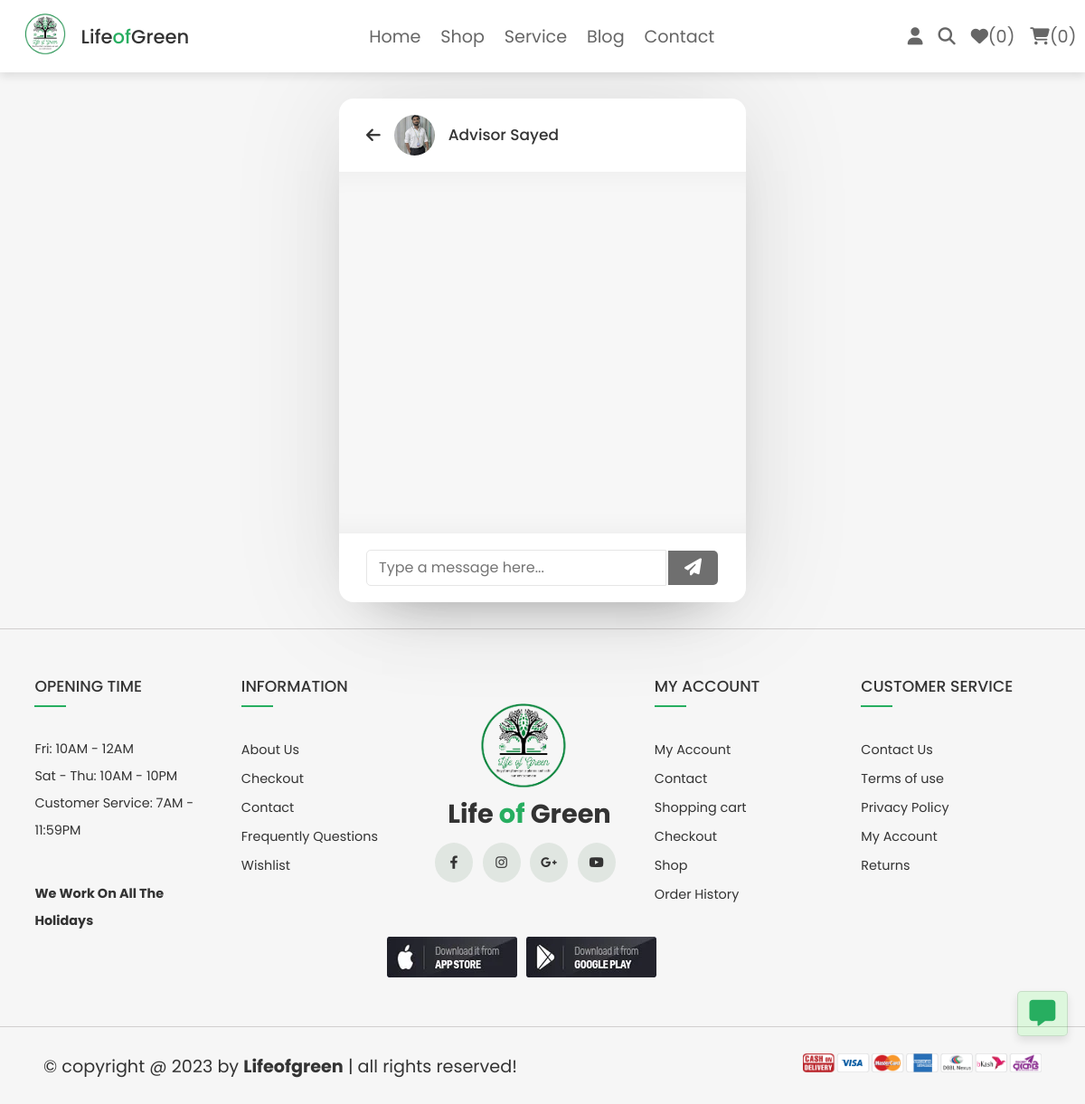
Page /message_view.php?advisor_id=34 (signed in) on the committed database.
### tables this page shows
CREATE TABLE `users` (
  `id` int(100) NOT NULL,
  `name` varchar(100) NOT NULL,
  `email` varchar(100) NOT NULL,
  `password` varchar(100) NOT NULL,
  `user_type` varchar(20) NOT NULL DEFAULT 'user',
  `user_status` varchar(100) NOT NULL,
  `image` varchar(100) NOT NULL,
  `degree` varchar(100) NOT NULL,
  `specialist` varchar(100) NOT NULL
);

### message_view.php (the view, shortened to what this page needs)
<?php
@include 'config.php';
?>
<!DOCTYPE html>
<html lang="en">
<head>
    <link rel="stylesheet" href="https://cdnjs.cloudflare.com/ajax/libs/font-awesome/6.1.1/css/all.min.css">
    <link rel="stylesheet" href="css/style.css">
</head>
<body>
    <?php include 'header.php'; ?>
    <section style="display: flex; justify-content: center;">
    <div class="chat-wrapper">
        <div class="chat-area">
            <header>
                <?php
                $advisor_id = $_GET['advisor_id'];
                $select_advisor = $conn->prepare("SELECT * FROM `users` WHERE id = ?");
                $select_advisor->execute([$advisor_id]);
                if ($select_advisor->rowCount() > 0) {
                    $fetch_advisor = $select_advisor->fetch(PDO::FETCH_ASSOC)
                ?>
                    <a href="service.php" class="back-icon"><i class="fas fa-arrow-left"></i></a>
                    <img src="uploaded_img/<?= $fetch_advisor['image']; ?>" alt="">
                    <div class="details">
                        <span><?= ucwords($fetch_advisor['name']); ?></span>
                    </div>
                <?php
                } else {
                    header("location: home.php");
                }
                ?>
            </header>
            <div class="chat-box">
            </div>
            <form action="#" class="typing-area">
                <input type="text" name="message" class="input-field" placeholder="Type a message here..." autocomplete="off">
                <button><i class="fa-solid fa-paper-plane"></i></button>
            </form>
        </div>
    </div>
    </section>
    <?php include 'footer.php'; ?>
</body>
</html>

### css/style.css (style rules this page uses)
.product .box-containers .box .icons a, button { height: 4rem; width: 4rem; line-height: 4rem; font-size: 1.5rem; color: #333; border-radius: 5rem; margin: .1rem; background: transparent; cursor: pointer; }
.chat-wrapper { background: #fff; max-width: 450px; width: 100%; border-radius: 16px; box-shadow: 0 0 128px 0 rgba(0, 0, 0, 0.1), 0 32px 64px -48px rgba(0, 0, 0, 0.5); }
.chat-area header { display: flex; align-items: center; padding: 18px 30px; }
.chat-area header .back-icon { color: #333; font-size: 18px; }
.chat-area header img { height: 45px; width: 45px; margin: 0 15px; border-radius: 50%; }
.chat-area header .details span { font-size: 17px; font-weight: 500; }
.chat-box { position: relative; max-height: 400px; min-height: 400px; overflow-y: auto; padding: 10px 30px 20px 30px; background: #f7f7f7; box-shadow: inset 0 32px 32px -32px rgb(0 0 0 / 5%), inset 0 -32px 32px -32px rgb(0 0 0 / 5%); }
.typing-area { padding: 18px 30px; display: flex; justify-content: space-between; }
.typing-area input { width: calc(100% - 58px); font-size: 16px; padding: 0 13px; border: 1px solid #e6e6e6; outline: none; border-radius: 5px 0 0 5px; }
.typing-area button { width: 55px; border: none; outline: none; background: #333; font-size: 19px; cursor: pointer; opacity: 0.7; pointer-events: none; border-radius: 0 5px 5px 0; transition: all 0.3s ease; }
.typing-area button i { color: #fff; }

### css/components.css (style rules this page uses)
:root { --green: #27ae60; --orange: #f39c12; --red: #e74c3c; --black: #333; --light-color: #666; --white: #fff; --light-bg: #f6f6f6; --border: .2rem solid var(--black); --box-shadow: 0 .5rem 1rem rgba(0, 0, 0, .1); --swiper-theme-color: #27ae60 !important; --outline: .1rem solid rgba(0, 0, 0, .1); --outline-hover: .2rem solid var(--black); }
* { font-family: 'Poppins', sans-serif; margin: 0; padding: 0; box-sizing: border-box; outline: none; border: none; text-decoration: none; color: var(--black); }
body { background-color: var(--light-bg); }
html { font-size: 60%; overflow-x: hidden; scroll-behavior: smooth; scroll-padding-top: 6.5rem; }
section { padding: 3rem 2rem; max-width: 1200px; margin: 0 auto; }

### rows in the picture
users: image (picture), name "Advisor Sayed"

### other values in the picture
$count_wishlist_items->rowCount() "0"
$count_cart_items->rowCount() "0"
